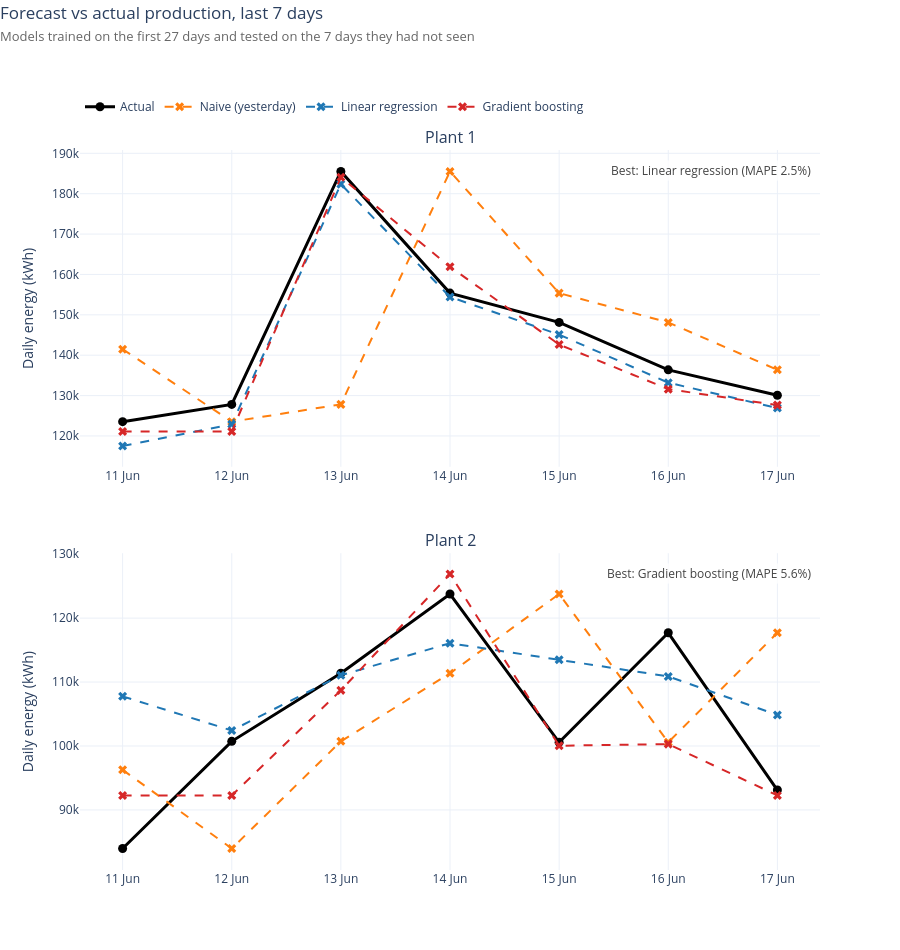

The code cell stored with this chart in its notebook:
### Code cell
from plotly.subplots import make_subplots
import plotly.graph_objects as go

MODEL_COLOURS = {
    "Naive (yesterday)": "#FF7F0E",   # orange
    "Linear regression": "#1F77B4",   # blue
    "Gradient boosting": "#D62728",   # red
}

fig = make_subplots(
    rows=2,
    cols=1,
    subplot_titles=["Plant 1", "Plant 2"],
    vertical_spacing=0.12,
)

for row, plant in enumerate(["Plant 1", "Plant 2"], start=1):
    plant_rows = forecast_data[forecast_data["PLANT"] == plant].reset_index(drop=True)
    results, actual, predictions = evaluate_forecasts(plant_rows)
    test_dates = plant_rows["DATE"].iloc[-len(actual):]

    print(f"\n{plant}")
    print(results.round(3).to_string(index=False))
    if row == 2:
        print("\n\n")

    # Actual production as a solid black line with filled markers
    fig.add_trace(
        go.Scatter(
            x=test_dates,
            y=actual,
            mode="lines+markers",
            name="Actual",
            line=dict(color="black", width=3),
            marker=dict(size=9),
            hovertemplate="%{x|%d %b}<br>Actual: %{y:,.0f} kWh",
            showlegend=(row == 1),
        ),
        row=row,
        col=1,
    )

    # One dashed line per model, legend shared between the two panels
    for name, prediction in predictions.items():
        fig.add_trace(
            go.Scatter(
                x=test_dates,
                y=np.asarray(prediction),
                mode="lines+markers",
                name=name,
                line=dict(color=MODEL_COLOURS[name], dash="dash"),
                marker=dict(symbol="x", size=8),
                hovertemplate="%{x|%d %b}<br>" + name + ": %{y:,.0f} kWh",
                legendgroup=name,
                showlegend=(row == 1),
            ),
            row=row,
            col=1,
        )

    # Best model and its error, top right corner of the panel where no line passes
    best = results.sort_values("MAPE").iloc[0]
    fig.add_annotation(
        text=f"Best: {best['model']} (MAPE {best['MAPE']:.1%})",
        xref="x domain",
        yref="y domain",
        x=0.99,
        y=0.97,
        xanchor="right",
        yanchor="top",
        showarrow=False,
        font=dict(size=12, color="#444444"),
        bgcolor="rgba(255,255,255,0.8)",
        row=row,
        col=1,
    )

fig.update_xaxes(dtick="D1", tickformat="%d %b")
fig.update_yaxes(title_text="Daily energy (kWh)")
fig.update_layout(
    title=dict(
        text=(
            "Forecast vs actual production, last 7 days"
            "<br><span style='font-size:13px;color:#666666'>"
            "Models trained on the first 27 days and tested on the 7 days they had not seen"
            "</span>"
        ),
        x=0,
        y=0.98,
        yanchor="top",
    ),
    legend=dict(orientation="h", x=0, y=1.04, yanchor="bottom"),
    template="plotly_white",
    hovermode="x unified",
    height=950,
    margin=dict(t=150),
)

fig.show(config={"scrollZoom": True})

### Figure 1 — Plotly figure (JSON) as saved in the notebook; plotly's stock layout.template omitted (floating-point values rounded to 4 significant figures)
{"data": [{"hovertemplate": "%{x|%d %b}<br>Actual: %{y:,.0f} kWh", "line": {"color": "black", "width": 3}, "marker": {"size": 9}, "mode": "lines+markers", "name": "Actual", "showlegend": true, "type": "scatter", "x": ["2020-06-11", "2020-06-12", "2020-06-13", "2020-06-14", "2020-06-15", "2020-06-16", "2020-06-17"], "xaxis": "x", "y": [123500.0, 127800.0, 185500.0, 155400.0, 148100.0, 136400.0, 130100.0], "yaxis": "y"}, {"hovertemplate": "%{x|%d %b}<br>Naive (yesterday): %{y:,.0f} kWh", "legendgroup": "Naive (yesterday)", "line": {"color": "#FF7F0E", "dash": "dash"}, "marker": {"size": 8, "symbol": "x"}, "mode": "lines+markers", "name": "Naive (yesterday)", "showlegend": true, "type": "scatter", "x": ["2020-06-11", "2020-06-12", "2020-06-13", "2020-06-14", "2020-06-15", "2020-06-16", "2020-06-17"], "xaxis": "x", "y": [141500.0, 123500.0, 127800.0, 185500.0, 155400.0, 148100.0, 136400.0], "yaxis": "y"}, {"hovertemplate": "%{x|%d %b}<br>Linear regression: %{y:,.0f} kWh", "legendgroup": "Linear regression", "line": {"color": "#1F77B4", "dash": "dash"}, "marker": {"size": 8, "symbol": "x"}, "mode": "lines+markers", "name": "Linear regression", "showlegend": true, "type": "scatter", "x": ["2020-06-11", "2020-06-12", "2020-06-13", "2020-06-14", "2020-06-15", "2020-06-16", "2020-06-17"], "xaxis": "x", "y": [117500.0, 122900.0, 182400.0, 154400.0, 145100.0, 133200.0, 126900.0], "yaxis": "y"}, {"hovertemplate": "%{x|%d %b}<br>Gradient boosting: %{y:,.0f} kWh", "legendgroup": "Gradient boosting", "line": {"color": "#D62728", "dash": "dash"}, "marker": {"size": 8, "symbol": "x"}, "mode": "lines+markers", "name": "Gradient boosting", "showlegend": true, "type": "scatter", "x": ["2020-06-11", "2020-06-12", "2020-06-13", "2020-06-14", "2020-06-15", "2020-06-16", "2020-06-17"], "xaxis": "x", "y": [121100.0, 121100.0, 184100.0, 161900.0, 142600.0, 131600.0, 127600.0], "yaxis": "y"}, {"hovertemplate": "%{x|%d %b}<br>Actual: %{y:,.0f} kWh", "line": {"color": "black", "width": 3}, "marker": {"size": 9}, "mode": "lines+markers", "name": "Actual", "showlegend": false, "type": "scatter", "x": ["2020-06-11", "2020-06-12", "2020-06-13", "2020-06-14", "2020-06-15", "2020-06-16", "2020-06-17"], "xaxis": "x2", "y": [83960.0, 100700.0, 111400.0, 123800.0, 100600.0, 117700.0, 93110.0], "yaxis": "y2"}, {"hovertemplate": "%{x|%d %b}<br>Naive (yesterday): %{y:,.0f} kWh", "legendgroup": "Naive (yesterday)", "line": {"color": "#FF7F0E", "dash": "dash"}, "marker": {"size": 8, "symbol": "x"}, "mode": "lines+markers", "name": "Naive (yesterday)", "showlegend": false, "type": "scatter", "x": ["2020-06-11", "2020-06-12", "2020-06-13", "2020-06-14", "2020-06-15", "2020-06-16", "2020-06-17"], "xaxis": "x2", "y": [96270.0, 83960.0, 100700.0, 111400.0, 123800.0, 100600.0, 117700.0], "yaxis": "y2"}, {"hovertemplate": "%{x|%d %b}<br>Linear regression: %{y:,.0f} kWh", "legendgroup": "Linear regression", "line": {"color": "#1F77B4", "dash": "dash"}, "marker": {"size": 8, "symbol": "x"}, "mode": "lines+markers", "name": "Linear regression", "showlegend": false, "type": "scatter", "x": ["2020-06-11", "2020-06-12", "2020-06-13", "2020-06-14", "2020-06-15", "2020-06-16", "2020-06-17"], "xaxis": "x2", "y": [107800.0, 102400.0, 111100.0, 116100.0, 113500.0, 110900.0, 104800.0], "yaxis": "y2"}, {"hovertemplate": "%{x|%d %b}<br>Gradient boosting: %{y:,.0f} kWh", "legendgroup": "Gradient boosting", "line": {"color": "#D62728", "dash": "dash"}, "marker": {"size": 8, "symbol": "x"}, "mode": "lines+markers", "name": "Gradient boosting", "showlegend": false, "type": "scatter", "x": ["2020-06-11", "2020-06-12", "2020-06-13", "2020-06-14", "2020-06-15", "2020-06-16", "2020-06-17"], "xaxis": "x2", "y": [92260.0, 92260.0, 108700.0, 126900.0, 100000.0, 100300.0, 92260.0], "yaxis": "y2"}], "layout": {"annotations": [{"font": {"size": 16}, "showarrow": false, "text": "Plant 1", "x": 0.5, "xanchor": "center", "xref": "paper", "y": 1, "yanchor": "bottom", "yref": "paper"}, {"font": {"size": 16}, "showarrow": false, "text": "Plant 2", "x": 0.5, "xanchor": "center", "xref": "paper", "y": 0.44, "yanchor": "bottom", "yref": "paper"}, {"bgcolor": "rgba(255,255,255,0.8)", "font": {"color": "#444444", "size": 12}, "showarrow": false, "text": "Best: Linear regression (MAPE 2.5%)", "x": 0.99, "xanchor": "right", "xref": "x domain", "y": 0.97, "yanchor": "top", "yref": "y domain"}, {"bgcolor": "rgba(255,255,255,0.8)", "font": {"color": "#444444", "size": 12}, "showarrow": false, "text": "Best: Gradient boosting (MAPE 5.6%)", "x": 0.99, "xanchor": "right", "xref": "x2 domain", "y": 0.97, "yanchor": "top", "yref": "y2 domain"}], "height": 950, "hovermode": "x unified", "legend": {"orientation": "h", "x": 0, "y": 1.04, "yanchor": "bottom"}, "margin": {"t": 150}, "title": {"text": "Forecast vs actual production, last 7 days<br><span style='font-size:13px;color:#666666'>Models trained on the first 27 days and tested on the 7 days they had not seen</span>", "x": 0, "y": 0.98, "yanchor": "top"}, "xaxis": {"anchor": "y", "domain": [0, 1], "dtick": "D1", "tickformat": "%d %b"}, "xaxis2": {"anchor": "y2", "domain": [0, 1], "dtick": "D1", "tickformat": "%d %b"}, "yaxis": {"anchor": "x", "domain": [0.56, 1], "title": {"text": "Daily energy (kWh)"}}, "yaxis2": {"anchor": "x2", "domain": [0, 0.44], "title": {"text": "Daily energy (kWh)"}}}}
